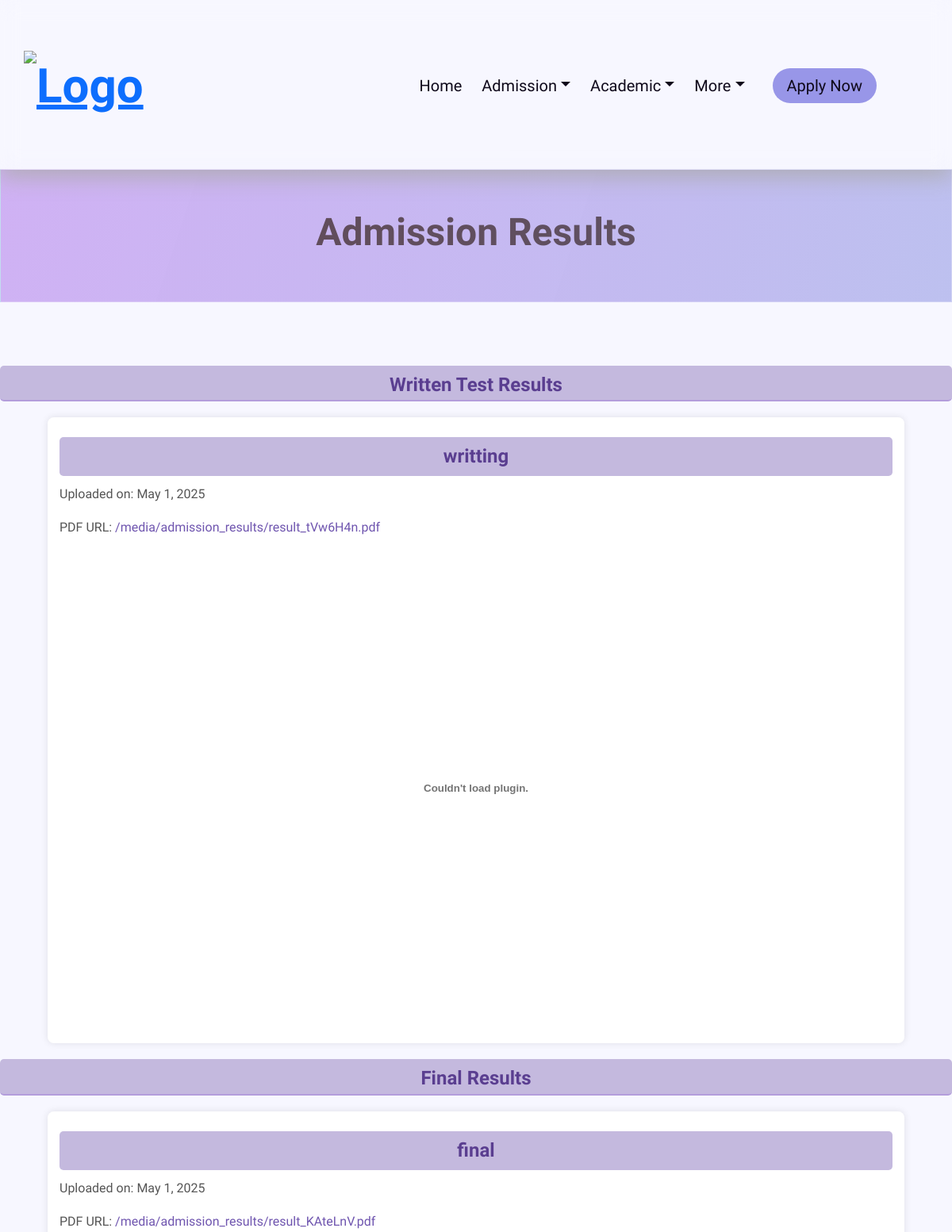
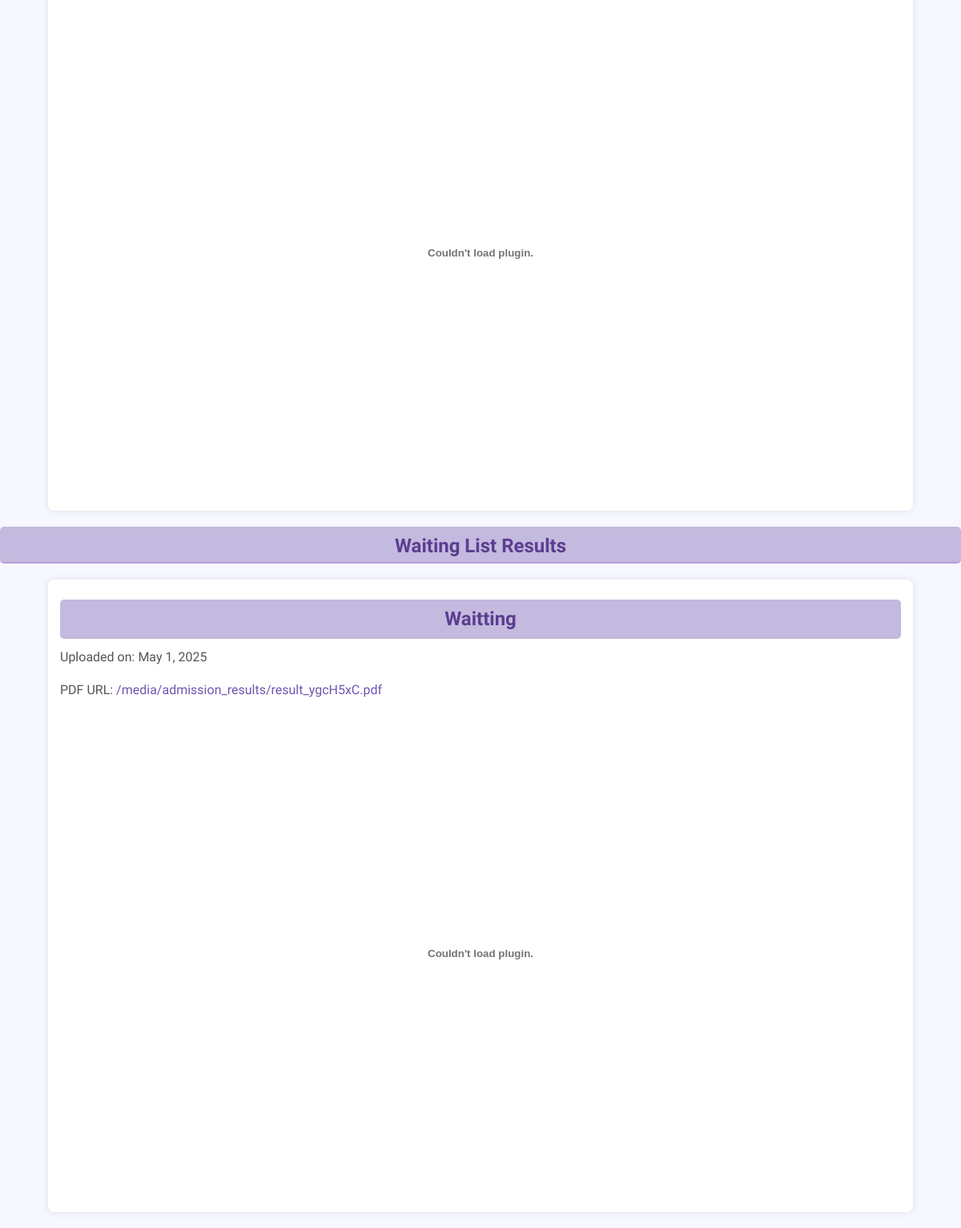
Page /aca/admission-results/ on the committed database (2 pictures, top to bottom).
### academics/models.py (models this page shows, shortened)
class AdmissionResult(models.Model):
    CATEGORY_CHOICES = [
        ('written', 'Written Test'),
        ('final', 'Final Result'),
        ('waiting', 'Waiting List'),
    ]
    title = models.CharField(max_length=255)
    pdf_file = models.FileField(upload_to='admission_results/')
    category = models.CharField(max_length=20, choices=CATEGORY_CHOICES, default='written')
    upload_date = models.DateField(auto_now_add=True)
    image = models.ImageField(upload_to='admission_results/images/', null=True, blank=True)  # New Image Field

### academics/views.py (the view)
# urls.py: path('admission-results/', views.admission_result_view, name='admission_results'),
def admission_result_view(request):
    written_results = AdmissionResult.objects.filter(category='written')
    final_results = AdmissionResult.objects.filter(category='final')
    waiting_results = AdmissionResult.objects.filter(category='waiting')
    return render(request, 'files/admission_result.html', {
        'written_results': written_results,
        'final_results': final_results,
        'waiting_results': waiting_results,
    })

### templates/files/admission_result.html (shortened to what this page needs)
{% extends "base.html" %}
{% load static %}
{% block head %}
<link rel="stylesheet" href="{% static 'css/admission_result.css' %}">
    <link rel="stylesheet" href="{% static 'css/global.css' %}">
{% endblock %}
{% block content %}
    <div class="banner-global">
    <h1 class="gradient-text-global-big-size">Admission Results</h1>
    </div>
    <h2 class="text">Written Test Results</h2>
    {% if written_results %}
        {% for pdf in written_results %}
            <div class="pdf-container">
                <h3 class="text">{{ pdf.title }}</h3>
                <p>Uploaded on: {{ pdf.upload_date }}</p>
                <p>PDF URL: <a href="{{ pdf.pdf_file.url }}" target="_blank">{{ pdf.pdf_file.url }}</a></p>
                <embed src="{{ pdf.pdf_file.url }}" type="application/pdf" width="100%" height="600px" />
            </div>
        {% endfor %}
    {% else %}
        <p class="no-results">No written test results available.</p>
    {% endif %}
    <h2 class="text">Final Results</h2>
    {% if final_results %}
        {% for pdf in final_results %}
            <div class="pdf-container">
                <h3 class="text">{{ pdf.title }}</h3>
                <p>Uploaded on: {{ pdf.upload_date }}</p>
                <p>PDF URL: <a href="{{ pdf.pdf_file.url }}" target="_blank">{{ pdf.pdf_file.url }}</a></p>
                <embed src="{{ pdf.pdf_file.url }}" type="application/pdf" width="100%" height="600px" />
            </div>
        {% endfor %}
    {% else %}
        <p class="no-results">No final results available.</p>
    {% endif %}
    <h2 class="text">Waiting List Results</h2>
    {% if waiting_results %}
        {% for pdf in waiting_results %}
            <div class="pdf-container">
                <h3 class="text">{{ pdf.title }}</h3>
                <p>Uploaded on: {{ pdf.upload_date }}</p>
                <p>PDF URL: <a href="{{ pdf.pdf_file.url }}" target="_blank">{{ pdf.pdf_file.url }}</a></p>
                <embed src="{{ pdf.pdf_file.url }}" type="application/pdf" width="100%" height="600px" />
            </div>
        {% endfor %}
    {% else %}
        <p class="no-results">No waiting list results available.</p>
    {% endif %}
{% endblock %}

### static/css/admission_result.css (style rules this page uses)
body { font-family: Lexend, sans-serif; background-color: #f4f4f9; margin: 0; padding: 0; }
.text { color: #5A3E90; font-size: 1.5em; font-weight: bold; text-align: center; margin-top: 10px; margin-bottom: 10px; font-family: Lexend, sans-serif; }
h1, h2, h3 { text-align: center; background-color: #c4b9de; padding: 10px; border-radius: 5px; }
h1 { font-size: 2.5em; margin-top: 50px; color: #6f55af; }
h2 { margin-top: 30px; font-size: 1.8em; border-bottom: 2px solid #B39DDB; padding-bottom: 5px; color: #6f55af; }
h3 { font-size: 1.2em; margin-bottom: 10px; color: #5e3e9f; }
.pdf-container { margin: 20px auto; background-color: #fff; box-shadow: 0 0 10px rgba(0, 0, 0, 0.1); border-radius: 8px; padding: 15px; width: 90%; max-width: 1100px; }
.pdf-container p { font-size: 1em; color: #555; }
.pdf-container a { color: #6f55af; text-decoration: none; }

### static/css/global.css (style rules this page uses)
body { font-family: 'Lexend', sans-serif; background-size: 400% 400%; margin: 0; }
.gradient-text-global-big-size { background: linear-gradient(108.4deg, rgb(98, 75, 88) 6.9%, rgb(90, 90, 115) 86.5%); background-clip: text; -webkit-background-clip: text; -webkit-text-fill-color: transparent; font-weight: bold; font-size: 3em; animation: gradientMove 10s ease infinite; background-size: 200% 200%; }
.banner-global { transform-origin: top center; margin-top: -15px; margin-bottom: 80px; width: 100%; padding: 40px; background-image: linear-gradient(108.4deg, rgba(197, 159, 241, 0.8), rgba(152, 197, 229, 0.82)); background-size: 200% 200%; animation: gradientAnimation 10s ease infinite; position: relative; backdrop-filter: blur(10px); -webkit-backdrop-filter: blur(10px); border: 1px solid rgba(255, 255, 255, 0.3); overflow: hidden; transition: background 0.5s ease-in-out; text-align: center; }

### static/css/base.css (style rules this page uses)
:root { --primary-color: #9896e8; --bg-color: #f7f7ff; --bg-shade: rgba(0, 0, 0, 0.03); --txt-color: #0f091a; --shadow-color: rgba(170, 170, 170, 0.78); --secondary-color: rgba(181, 181, 238, 0.39); transition: background-color 0.3s ease-in-out, color 0.3s ease-in-out, border-color 0.3s ease-in-out; }
* { box-sizing: border-box; margin: 0; padding: 0; font-family: 'Lexend', sans-serif; transition: background-color 0.3s ease-in-out, color 0.3s ease-in-out, border-color 0.3s ease-in-out, box-shadow 0.3s ease-in-out; }
body { background-color: var(--bg-color); --header-color: var(--primary-color); }
h2 { font-size: 24px; margin-bottom: 10px; }
p { font-size: 16px; line-height: 1.6; color: var(--txt-color); }

### rows in the picture
AdmissionResult: title "writting", upload_date "May 1, 2025", pdf_file "/media/admission_results/result_tVw6H4n.pdf"
AdmissionResult: title "final", upload_date "May 1, 2025", pdf_file "/media/admission_results/result_KAteLnV.pdf"
AdmissionResult: title "Waitting", upload_date "May 1, 2025", pdf_file "/media/admission_results/result_ygcH5xC.pdf"
